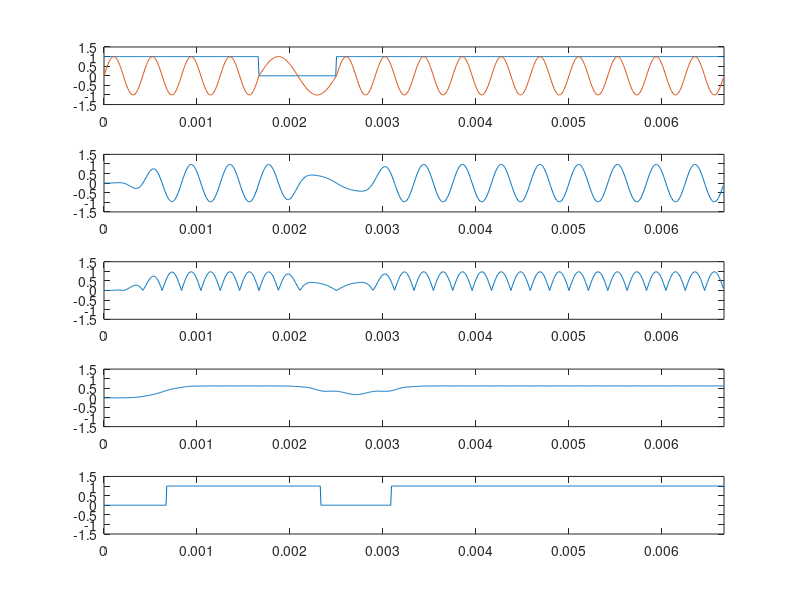
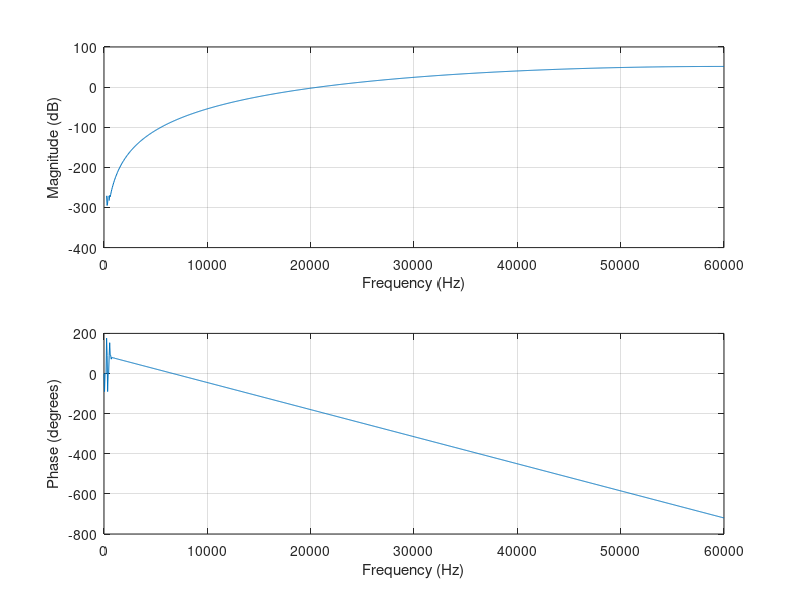

Reproduce these figures in MATLAB, in order.
%FSK modulation and demodulation according to FACET digit communication kit
clf
N = 8;      % number of bits in a frame
bits = [ 1 0 1 1 0 0 1 0 ];
RE = 1;   % Repeating times for enough statistics
res = 100; % number of samples in one symbol time
f1 = 1200;  % carrier, low tone
f2 = 2400;  % carrier, high tone
Rsym = 1200;  % symbol rate
t = 0:(1/res/Rsym):(N/Rsym-1/res/Rsym);
c1 = sin(2*pi*f1*t); c2 = sin(2*pi*f2*t);
% design a high-pass filter, cutoff frequency is in the middle of f1,f2
Wp = (f1+(f2-f1)*0.75)/Rsym/res; Ws = (f1+(f2-f1)*0.25)/Rsym/res; 
Rp = 3; % peak-to-peak ripple in the passband, dB
Rs = 60; % stop-band attenuation, dB
[n Wp] = cheb1ord(Wp,Ws,Rp,Rs);
[BPFb BPFa] = cheby1(n, Rp, Wp, 'high');
figure(2)
BPF = fir1(res, [3*f1/Rsym/res 3*f2/Rsym/res], 'bandpass');
freqz(BPFb,1,Rsym,Rsym*res);
LPF = fir1(res/2, 0.5*f1/Rsym/res);
for k = 1:RE
    bits = rand(1,N)>0.5;
    nrz = kron(bits, ones(1,res));
    % apply multiplexer function to generate FSK
    fsk = nrz.*c2 + ~nrz.*c1;
    figure(1)
    subplot(5,1,1);
    plot(t, nrz, t, fsk); axis([0 N/Rsym -1.5 1.5]);
    % apply the BPF filter
    bpf = filter(BPF, 1, fsk);%bpf = filter(BPFb, BPFa, fsk);
    subplot(5,1,2); plot(t, bpf); axis([0 N/Rsym -1.5 1.5]);
    % apply the Full-wave rectifier
    fwr = abs(bpf);
    subplot(5,1,3); plot(t, fwr);  axis([0 N/Rsym -1.5 1.5]);
    % apply the lowpass filter
    lpf = filter(LPF, 1, fwr);
    subplot(5,1,4); plot(t, lpf); axis([0 N/Rsym -1.5 1.5]);
    % apply the voltage comparator
    vcomp = lpf>0.375;
    subplot(5,1,5); plot(t, vcomp); axis([0 N/Rsym -1.5 1.5]);
end
